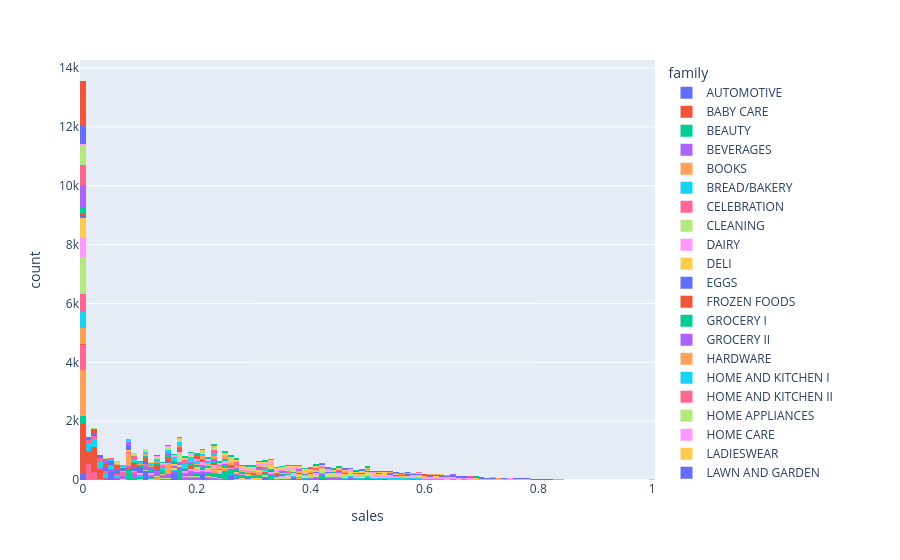

Notebook cell for this chart:
### Markdown cell above
We can appreciate that the time series aren't in the same scale, and that some families don't have any sale (BABY CARE).

We also can appreciate that the majority of families have weekly cycles.

Some of the families have periods without any sale and outliers:
- Books (any sale since mid 2016)
- Celebration (periods without any sale and an outlier in mid 2014)
- Frozen Foods (outlier in finals of 2015)
- Home and Kitchen I (outlier in beginning of 2016)
- Home and Kitchen II (periods without sales)
- Home Appliances (periods without sales and outlier mid 2016)
- Home Care (periods without sales)
- Ladieswear (periods without sales)
- Magazines (periods without sales)
- Personal Care (outliers mid 2016 and beginning 2017)
- Pet supplies (Periods without sales)
- Players and electronics (Periods without sales)
- Produce (Periods without sales)
- School and Office Supplies (Periods without sales)

### Code cell
# To observe better the histogram we scale it
df_scale = df_train_1.pivot(columns = 'family', values = 'sales', index = ['date', 'store_nbr'])
scaler = MinMaxScaler()
scaled_data = scaler.fit_transform(df_scale)
df_scale = pd.DataFrame(scaled_data, index = df_scale.index, columns = df_scale.columns).reset_index()
df_scale = pd.melt(df_scale, id_vars=['date', 'store_nbr'], var_name='family', value_name='sales')
fig = px.histogram(df_scale, x = 'sales', color = 'family')
fig.show()

### Figure 1 — Plotly figure (JSON) as saved in the notebook; plotly's stock layout.template omitted (floating-point values rounded to 4 significant figures; data arrays with more than 128 entries replaced by an {"elided": "..."} marker saying what was removed)
{"data": [{"bingroup": "x", "hovertemplate": "family=AUTOMOTIVE<br>sales=%{x}<br>count=%{y}<extra></extra>", "legendgroup": "AUTOMOTIVE", "marker": {"color": "#636efa", "pattern": {"shape": ""}}, "name": "AUTOMOTIVE", "orientation": "v", "showlegend": true, "type": "histogram", "x": {"elided": "1684 float values"}, "xaxis": "x", "yaxis": "y"}, {"bingroup": "x", "hovertemplate": "family=BABY CARE<br>sales=%{x}<br>count=%{y}<extra></extra>", "legendgroup": "BABY CARE", "marker": {"color": "#EF553B", "pattern": {"shape": ""}}, "name": "BABY CARE", "orientation": "v", "showlegend": true, "type": "histogram", "x": {"elided": "1684 float values"}, "xaxis": "x", "yaxis": "y"}, {"bingroup": "x", "hovertemplate": "family=BEAUTY<br>sales=%{x}<br>count=%{y}<extra></extra>", "legendgroup": "BEAUTY", "marker": {"color": "#00cc96", "pattern": {"shape": ""}}, "name": "BEAUTY", "orientation": "v", "showlegend": true, "type": "histogram", "x": {"elided": "1684 float values"}, "xaxis": "x", "yaxis": "y"}, {"bingroup": "x", "hovertemplate": "family=BEVERAGES<br>sales=%{x}<br>count=%{y}<extra></extra>", "legendgroup": "BEVERAGES", "marker": {"color": "#ab63fa", "pattern": {"shape": ""}}, "name": "BEVERAGES", "orientation": "v", "showlegend": true, "type": "histogram", "x": {"elided": "1684 float values"}, "xaxis": "x", "yaxis": "y"}, {"bingroup": "x", "hovertemplate": "family=BOOKS<br>sales=%{x}<br>count=%{y}<extra></extra>", "legendgroup": "BOOKS", "marker": {"color": "#FFA15A", "pattern": {"shape": ""}}, "name": "BOOKS", "orientation": "v", "showlegend": true, "type": "histogram", "x": {"elided": "1684 float values"}, "xaxis": "x", "yaxis": "y"}, {"bingroup": "x", "hovertemplate": "family=BREAD/BAKERY<br>sales=%{x}<br>count=%{y}<extra></extra>", "legendgroup": "BREAD/BAKERY", "marker": {"color": "#19d3f3", "pattern": {"shape": ""}}, "name": "BREAD/BAKERY", "orientation": "v", "showlegend": true, "type": "histogram", "x": {"elided": "1684 float values"}, "xaxis": "x", "yaxis": "y"}, {"bingroup": "x", "hovertemplate": "family=CELEBRATION<br>sales=%{x}<br>count=%{y}<extra></extra>", "legendgroup": "CELEBRATION", "marker": {"color": "#FF6692", "pattern": {"shape": ""}}, "name": "CELEBRATION", "orientation": "v", "showlegend": true, "type": "histogram", "x": {"elided": "1684 float values"}, "xaxis": "x", "yaxis": "y"}, {"bingroup": "x", "hovertemplate": "family=CLEANING<br>sales=%{x}<br>count=%{y}<extra></extra>", "legendgroup": "CLEANING", "marker": {"color": "#B6E880", "pattern": {"shape": ""}}, "name": "CLEANING", "orientation": "v", "showlegend": true, "type": "histogram", "x": {"elided": "1684 float values"}, "xaxis": "x", "yaxis": "y"}, {"bingroup": "x", "hovertemplate": "family=DAIRY<br>sales=%{x}<br>count=%{y}<extra></extra>", "legendgroup": "DAIRY", "marker": {"color": "#FF97FF", "pattern": {"shape": ""}}, "name": "DAIRY", "orientation": "v", "showlegend": true, "type": "histogram", "x": {"elided": "1684 float values"}, "xaxis": "x", "yaxis": "y"}, {"bingroup": "x", "hovertemplate": "family=DELI<br>sales=%{x}<br>count=%{y}<extra></extra>", "legendgroup": "DELI", "marker": {"color": "#FECB52", "pattern": {"shape": ""}}, "name": "DELI", "orientation": "v", "showlegend": true, "type": "histogram", "x": {"elided": "1684 float values"}, "xaxis": "x", "yaxis": "y"}, {"bingroup": "x", "hovertemplate": "family=EGGS<br>sales=%{x}<br>count=%{y}<extra></extra>", "legendgroup": "EGGS", "marker": {"color": "#636efa", "pattern": {"shape": ""}}, "name": "EGGS", "orientation": "v", "showlegend": true, "type": "histogram", "x": {"elided": "1684 float values"}, "xaxis": "x", "yaxis": "y"}, {"bingroup": "x", "hovertemplate": "family=FROZEN FOODS<br>sales=%{x}<br>count=%{y}<extra></extra>", "legendgroup": "FROZEN FOODS", "marker": {"color": "#EF553B", "pattern": {"shape": ""}}, "name": "FROZEN FOODS", "orientation": "v", "showlegend": true, "type": "histogram", "x": {"elided": "1684 float values"}, "xaxis": "x", "yaxis": "y"}, {"bingroup": "x", "hovertemplate": "family=GROCERY I<br>sales=%{x}<br>count=%{y}<extra></extra>", "legendgroup": "GROCERY I", "marker": {"color": "#00cc96", "pattern": {"shape": ""}}, "name": "GROCERY I", "orientation": "v", "showlegend": true, "type": "histogram", "x": {"elided": "1684 float values"}, "xaxis": "x", "yaxis": "y"}, {"bingroup": "x", "hovertemplate": "family=GROCERY II<br>sales=%{x}<br>count=%{y}<extra></extra>", "legendgroup": "GROCERY II", "marker": {"color": "#ab63fa", "pattern": {"shape": ""}}, "name": "GROCERY II", "orientation": "v", "showlegend": true, "type": "histogram", "x": {"elided": "1684 float values"}, "xaxis": "x", "yaxis": "y"}, {"bingroup": "x", "hovertemplate": "family=HARDWARE<br>sales=%{x}<br>count=%{y}<extra></extra>", "legendgroup": "HARDWARE", "marker": {"color": "#FFA15A", "pattern": {"shape": ""}}, "name": "HARDWARE", "orientation": "v", "showlegend": true, "type": "histogram", "x": {"elided": "1684 float values"}, "xaxis": "x", "yaxis": "y"}, {"bingroup": "x", "hovertemplate": "family=HOME AND KITCHEN I<br>sales=%{x}<br>count=%{y}<extra></extra>", "legendgroup": "HOME AND KITCHEN I", "marker": {"color": "#19d3f3", "pattern": {"shape": ""}}, "name": "HOME AND KITCHEN I", "orientation": "v", "showlegend": true, "type": "histogram", "x": {"elided": "1684 float values"}, "xaxis": "x", "yaxis": "y"}, {"bingroup": "x", "hovertemplate": "family=HOME AND KITCHEN II<br>sales=%{x}<br>count=%{y}<extra></extra>", "legendgroup": "HOME AND KITCHEN II", "marker": {"color": "#FF6692", "pattern": {"shape": ""}}, "name": "HOME AND KITCHEN II", "orientation": "v", "showlegend": true, "type": "histogram", "x": {"elided": "1684 float values"}, "xaxis": "x", "yaxis": "y"}, {"bingroup": "x", "hovertemplate": "family=HOME APPLIANCES<br>sales=%{x}<br>count=%{y}<extra></extra>", "legendgroup": "HOME APPLIANCES", "marker": {"color": "#B6E880", "pattern": {"shape": ""}}, "name": "HOME APPLIANCES", "orientation": "v", "showlegend": true, "type": "histogram", "x": {"elided": "1684 float values"}, "xaxis": "x", "yaxis": "y"}, {"bingroup": "x", "hovertemplate": "family=HOME CARE<br>sales=%{x}<br>count=%{y}<extra></extra>", "legendgroup": "HOME CARE", "marker": {"color": "#FF97FF", "pattern": {"shape": ""}}, "name": "HOME CARE", "orientation": "v", "showlegend": true, "type": "histogram", "x": {"elided": "1684 float values"}, "xaxis": "x", "yaxis": "y"}, {"bingroup": "x", "hovertemplate": "family=LADIESWEAR<br>sales=%{x}<br>count=%{y}<extra></extra>", "legendgroup": "LADIESWEAR", "marker": {"color": "#FECB52", "pattern": {"shape": ""}}, "name": "LADIESWEAR", "orientation": "v", "showlegend": true, "type": "histogram", "x": {"elided": "1684 float values"}, "xaxis": "x", "yaxis": "y"}, {"bingroup": "x", "hovertemplate": "family=LAWN AND GARDEN<br>sales=%{x}<br>count=%{y}<extra></extra>", "legendgroup": "LAWN AND GARDEN", "marker": {"color": "#636efa", "pattern": {"shape": ""}}, "name": "LAWN AND GARDEN", "orientation": "v", "showlegend": true, "type": "histogram", "x": {"elided": "1684 float values"}, "xaxis": "x", "yaxis": "y"}, {"bingroup": "x", "hovertemplate": "family=LINGERIE<br>sales=%{x}<br>count=%{y}<extra></extra>", "legendgroup": "LINGERIE", "marker": {"color": "#EF553B", "pattern": {"shape": ""}}, "name": "LINGERIE", "orientation": "v", "showlegend": true, "type": "histogram", "x": {"elided": "1684 float values"}, "xaxis": "x", "yaxis": "y"}, {"bingroup": "x", "hovertemplate": "family=LIQUOR,WINE,BEER<br>sales=%{x}<br>count=%{y}<extra></extra>", "legendgroup": "LIQUOR,WINE,BEER", "marker": {"color": "#00cc96", "pattern": {"shape": ""}}, "name": "LIQUOR,WINE,BEER", "orientation": "v", "showlegend": true, "type": "histogram", "x": {"elided": "1684 float values"}, "xaxis": "x", "yaxis": "y"}, {"bingroup": "x", "hovertemplate": "family=MAGAZINES<br>sales=%{x}<br>count=%{y}<extra></extra>", "legendgroup": "MAGAZINES", "marker": {"color": "#ab63fa", "pattern": {"shape": ""}}, "name": "MAGAZINES", "orientation": "v", "showlegend": true, "type": "histogram", "x": {"elided": "1684 float values"}, "xaxis": "x", "yaxis": "y"}, {"bingroup": "x", "hovertemplate": "family=MEATS<br>sales=%{x}<br>count=%{y}<extra></extra>", "legendgroup": "MEATS", "marker": {"color": "#FFA15A", "pattern": {"shape": ""}}, "name": "MEATS", "orientation": "v", "showlegend": true, "type": "histogram", "x": {"elided": "1684 float values"}, "xaxis": "x", "yaxis": "y"}, {"bingroup": "x", "hovertemplate": "family=PERSONAL CARE<br>sales=%{x}<br>count=%{y}<extra></extra>", "legendgroup": "PERSONAL CARE", "marker": {"color": "#19d3f3", "pattern": {"shape": ""}}, "name": "PERSONAL CARE", "orientation": "v", "showlegend": true, "type": "histogram", "x": {"elided": "1684 float values"}, "xaxis": "x", "yaxis": "y"}, {"bingroup": "x", "hovertemplate": "family=PET SUPPLIES<br>sales=%{x}<br>count=%{y}<extra></extra>", "legendgroup": "PET SUPPLIES", "marker": {"color": "#FF6692", "pattern": {"shape": ""}}, "name": "PET SUPPLIES", "orientation": "v", "showlegend": true, "type": "histogram", "x": {"elided": "1684 float values"}, "xaxis": "x", "yaxis": "y"}, {"bingroup": "x", "hovertemplate": "family=PLAYERS AND ELECTRONICS<br>sales=%{x}<br>count=%{y}<extra></extra>", "legendgroup": "PLAYERS AND ELECTRONICS", "marker": {"color": "#B6E880", "pattern": {"shape": ""}}, "name": "PLAYERS AND ELECTRONICS", "orientation": "v", "showlegend": true, "type": "histogram", "x": {"elided": "1684 float values"}, "xaxis": "x", "yaxis": "y"}, {"bingroup": "x", "hovertemplate": "family=POULTRY<br>sales=%{x}<br>count=%{y}<extra></extra>", "legendgroup": "POULTRY", "marker": {"color": "#FF97FF", "pattern": {"shape": ""}}, "name": "POULTRY", "orientation": "v", "showlegend": true, "type": "histogram", "x": {"elided": "1684 float values"}, "xaxis": "x", "yaxis": "y"}, {"bingroup": "x", "hovertemplate": "family=PREPARED FOODS<br>sales=%{x}<br>count=%{y}<extra></extra>", "legendgroup": "PREPARED FOODS", "marker": {"color": "#FECB52", "pattern": {"shape": ""}}, "name": "PREPARED FOODS", "orientation": "v", "showlegend": true, "type": "histogram", "x": {"elided": "1684 float values"}, "xaxis": "x", "yaxis": "y"}, {"bingroup": "x", "hovertemplate": "family=PRODUCE<br>sales=%{x}<br>count=%{y}<extra></extra>", "legendgroup": "PRODUCE", "marker": {"color": "#636efa", "pattern": {"shape": ""}}, "name": "PRODUCE", "orientation": "v", "showlegend": true, "type": "histogram", "x": {"elided": "1684 float values"}, "xaxis": "x", "yaxis": "y"}, {"bingroup": "x", "hovertemplate": "family=SCHOOL AND OFFICE SUPPLIES<br>sales=%{x}<br>count=%{y}<extra></extra>", "legendgroup": "SCHOOL AND OFFICE SUPPLIES", "marker": {"color": "#EF553B", "pattern": {"shape": ""}}, "name": "SCHOOL AND OFFICE SUPPLIES", "orientation": "v", "showlegend": true, "type": "histogram", "x": {"elided": "1684 float values"}, "xaxis": "x", "yaxis": "y"}, {"bingroup": "x", "hovertemplate": "family=SEAFOOD<br>sales=%{x}<br>count=%{y}<extra></extra>", "legendgroup": "SEAFOOD", "marker": {"color": "#00cc96", "pattern": {"shape": ""}}, "name": "SEAFOOD", "orientation": "v", "showlegend": true, "type": "histogram", "x": {"elided": "1684 float values"}, "xaxis": "x", "yaxis": "y"}], "layout": {"barmode": "relative", "legend": {"title": {"text": "family"}, "tracegroupgap": 0}, "margin": {"t": 60}, "xaxis": {"anchor": "y", "domain": [0, 1], "title": {"text": "sales"}}, "yaxis": {"anchor": "x", "domain": [0, 1], "title": {"text": "count"}}}}
